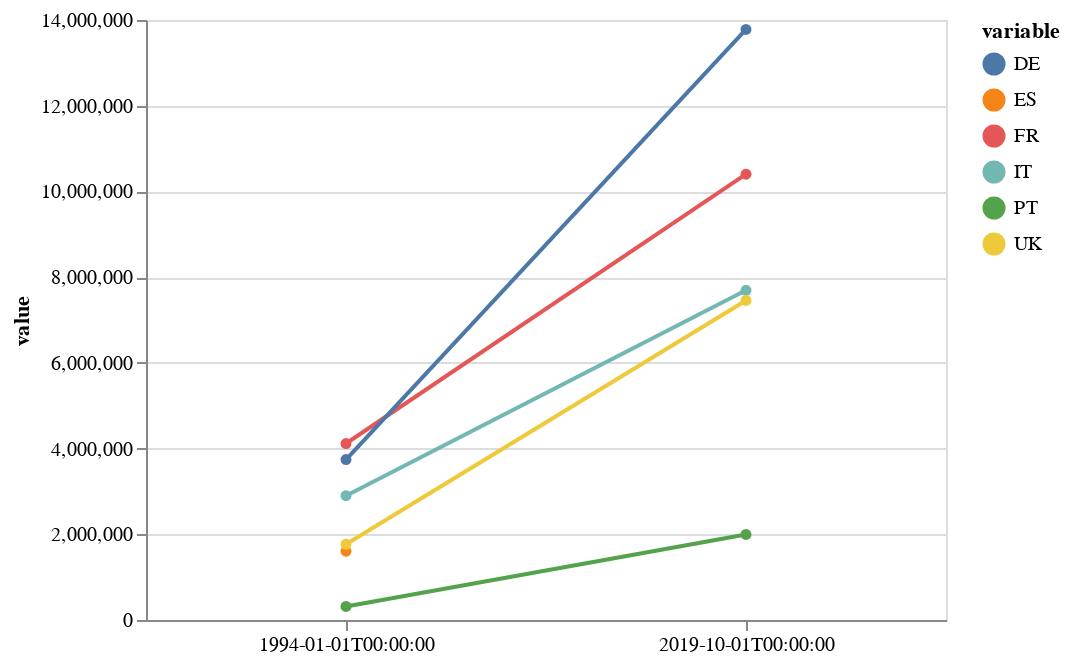

Source (notebook cell):
### Code cell
alt.Chart(df4).mark_line(point=alt.OverlayMarkDef()).encode(
    x = alt.X('Date:O', title='', axis=alt.Axis(labelAngle=0)),
    y = 'value:Q',
    color='variable:N'
).properties(width=400)

### Figure 1 — Vega-Lite specification as saved in the notebook (floating-point values rounded to 4 significant figures)
{"config": {"view": {"continuousWidth": 400, "continuousHeight": 300}}, "data": {"name": "data-01aa947b889669fc40d240c007711762"}, "mark": {"type": "line", "point": {}}, "encoding": {"color": {"field": "variable", "type": "nominal"}, "x": {"axis": {"labelAngle": 0}, "field": "Date", "title": "", "type": "ordinal"}, "y": {"field": "value", "type": "quantitative"}}, "width": 400, "$schema": "https://vega.github.io/schema/vega-lite/v4.17.0.json", "datasets": {"data-01aa947b889669fc40d240c007711762": [{"Date": "1994-01-01T00:00:00", "variable": "IT", "value": 2900000.0}, {"Date": "2019-10-01T00:00:00", "variable": "IT", "value": 7692000.0}, {"Date": "1994-01-01T00:00:00", "variable": "FR", "value": 4118000.0}, {"Date": "2019-10-01T00:00:00", "variable": "FR", "value": 10400000.0}, {"Date": "1994-01-01T00:00:00", "variable": "DE", "value": 3743000.0}, {"Date": "2019-10-01T00:00:00", "variable": "DE", "value": 13780000.0}, {"Date": "1994-01-01T00:00:00", "variable": "PT", "value": 315700.0}, {"Date": "2019-10-01T00:00:00", "variable": "PT", "value": 1996000.0}, {"Date": "1994-01-01T00:00:00", "variable": "ES", "value": 1605000.0}, {"Date": "2019-10-01T00:00:00", "variable": "ES", "value": null}, {"Date": "1994-01-01T00:00:00", "variable": "UK", "value": 1767000.0}, {"Date": "2019-10-01T00:00:00", "variable": "UK", "value": 7456000.0}]}}
